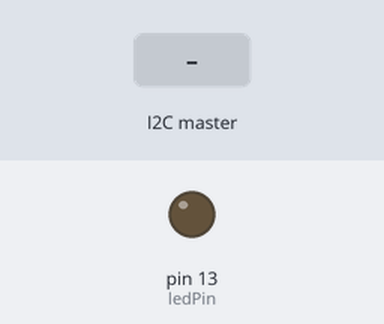
The sketch below on a simulated Arduino Uno, built with avr-gcc and run on an emulated ATmega328P. Shown: output pins drawn as LEDs (lit = HIGH). Inputs (shaded band) come from the test bench.

Above: at 1.2 s.
1.3 s: the I2C master sends the byte 1
At 2.1 s:
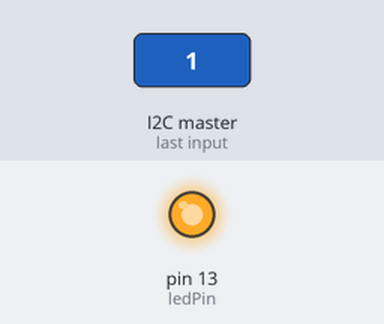
2.8 s: the I2C master sends the byte 0
At 3.3 s:
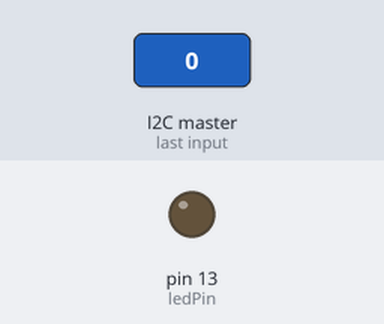
4.3 s: the I2C master sends the byte 2
At 5.6 s:
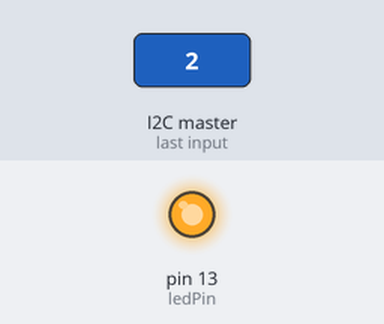
Timing chart, 0 to 7.3 s (numbered marks = the images above; inputs shaded):
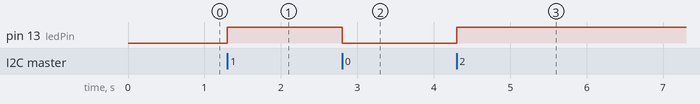

The sketch:

sketch_i2c_arduino.ino
```cpp
// código em C a ser compilado na IDE do Arduino e feito upload na placa
// biblioteca Wire para I2C

#include <Wire.h>


// Controlar o LED da própria placa Arduino - LED_BUILTIN é uma constante que se refere ao pino do LED embutido na placa

const int ledPin = LED_BUILTIN;

// evento para quando leitura for requisitada pelo barramento I2C
void requestEvent () {
  Serial.print("Requisitado!!");
  // ler do pino analógico e escrever no serial UART e barramento I2C
  int n = analogRead(A0);
  Wire.write(highByte(n));
  Wire.write(lowByte(n));
  Serial.print(n);

}

void setup()
{// adicionando endereço no barramento I2C com dispositivo controlado e inicia a comunicação
  Wire.begin(0x8);
  Serial.begin(9600);
  Wire.onRequest(requestEvent);
  //Reportar “receiveEvent” quando receber dados
  Wire.onReceive(receiveEvent);
  // Define o pino do LED como saída e o deixa desligado inicialmente
  pinMode(ledPin, OUTPUT);
  digitalWrite(ledPin, LOW);
}


// Definição da Função receiveEvent executada sempre que dados são recebidos do controlador (Raspberry Pi)
void receiveEvent(int howMany)
{
  while (Wire.available())
  { // loop enquanto houver dados no barramento
    char c = Wire.read(); // recebe o byte como char
    digitalWrite(ledPin, c); // define o estado do LED com base no valor de “c”
  }
}


void loop()
{ // aguarda 100 ms antes de continuar a execução em loop
delay(100);
}
```

Measured:
- after the input at 1.3 s, pin 13 (ledPin): LOW → HIGH at once
- after the input at 2.8 s, pin 13 (ledPin): HIGH → LOW at once
- after the input at 4.3 s, pin 13 (ledPin): LOW → HIGH at once
